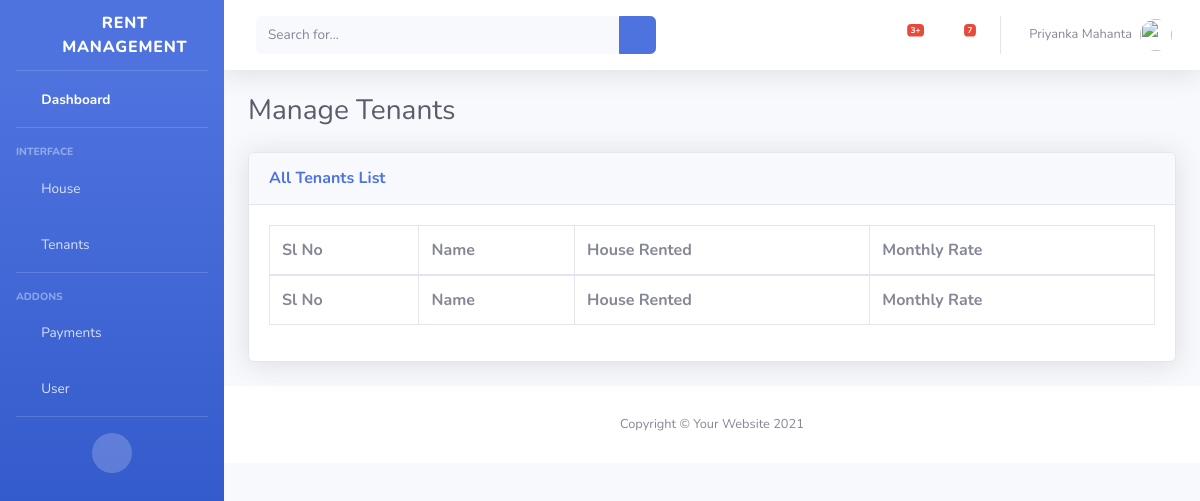
/manage_tenants/, run on an earlier commit of the app's database.
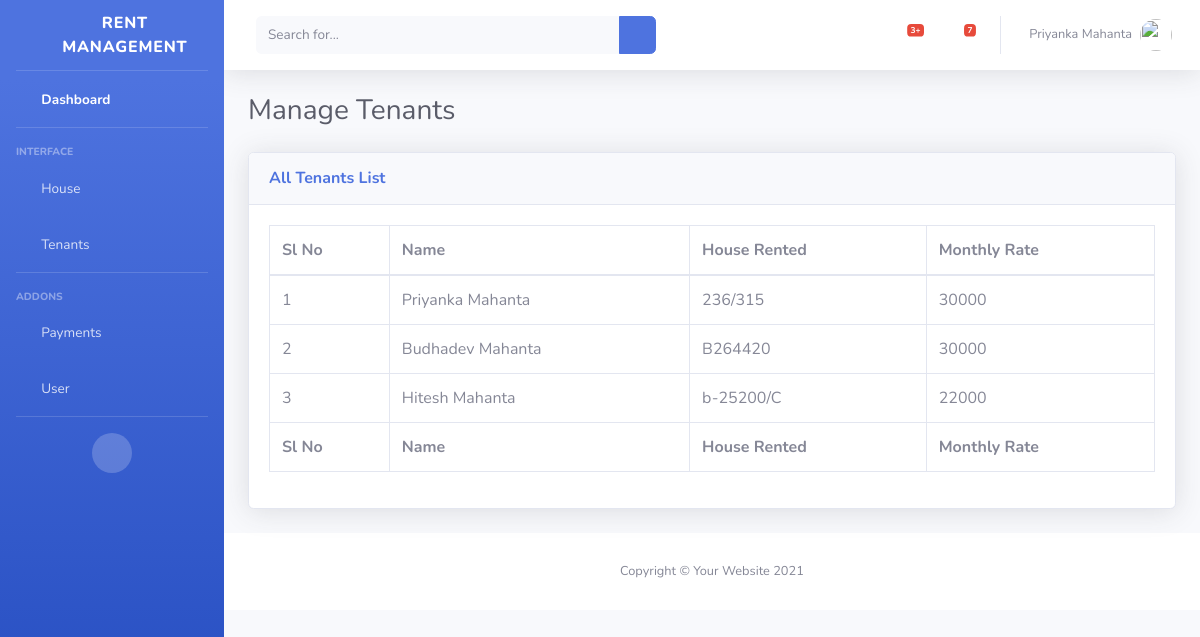
And on a later commit of the database.
### rent_management/models.py (models this page shows, shortened)
class Tenants(models.Model):
    name = models.ForeignKey(User, on_delete=models.CASCADE)
    member = models.IntegerField(default=1)
    rented_house = models.ForeignKey(House, on_delete=models.CASCADE)
    created_on = models.DateTimeField(auto_now_add=True)

class User(models.Model):
    GENDER = (
        ('M', 'Male'),
        ('F', 'Female'),
        ('O', 'Other'),
    )
    name = models.CharField(max_length=150)
    age = models.IntegerField(default=0)
    sex = models.CharField(max_length=20, choices=GENDER, default='M')
    aadhaar_number = models.CharField(max_length=50, default='')
    mobile_number = models.CharField(max_length=13, default='Not Given', null=True)
    email_id = models.CharField(max_length=100, default='')
    alternative_number = models.CharField(max_length=15, default='')
    address = models.TextField(default='')
    user_type = models.ForeignKey(UserType, on_delete=models.CASCADE)
    created_on = models.DateTimeField(auto_now_add=True)
    def __str__(self):
        return self.name

class House(models.Model):
    number = models.CharField(max_length=20)
    name = models.CharField(max_length=20, default='')
    type = models.ForeignKey(HouseType, on_delete=models.CASCADE)
    address = models.TextField(default='')
    rent = models.CharField(max_length=20, default=0)
    created_on = models.DateTimeField(auto_now_add=True)

### rent_management/views/tenants.py (the view)
# urls.py: path("manage_tenants/", views.manage_tenants, name="menge_tenants"),
def manage_tenants(request):
    tenants_list = Tenants.objects.all()
    context = {
        'tenants_lists_details': tenants_list,
    }
    return render(request, "rent/tenants/manage_tenants.html", context)

### rent_management/templates/rent/tenants/manage_tenants.html
{% extends "rent/base/base.html" %}
{% block content %}
<div class="container-fluid">
    <h1 class="h3 mb-4 text-gray-800">Manage Tenants</h1>
    <div class="card shadow mb-4">
        <div class="card-header py-3">
            <h6 class="m-0 font-weight-bold text-primary">All Tenants List</h6>
        </div>
        <div class="card-body">
            <div class="table-responsive">
                <table class="table table-bordered" id="dataTable" width="100%" cellspacing="0">
                    <thead>
                        <tr>
                            <th>Sl No</th>
                            <th>Name</th>
                            <th>House Rented</th>
                            <th>Monthly Rate</th>
                        </tr>
                    </thead>
                    <tfoot>
                        <tr>
                            <th>Sl No</th>
                            <th>Name</th>
                            <th>House Rented</th>
                            <th>Monthly Rate</th>
                        </tr>
                    </tfoot>
                    <tbody>
                    {% for i in tenants_lists_details %}
                        <tr>
                            <td>{{forloop.counter}}</td>
                            <td>{{i.name}}</td>
                            <td>{{i.rented_house.number}}</td>
                            <td>{{i.rented_house.rent}}</td>
                        </tr>
                    {% endfor %}
                    </tbody>
                </table>
            </div>
        </div>
    </div>
</div>
{% endblock %}

What changed in the data, as far as the page shows it:
added Tenants: name "Priyanka Mahanta", rented_house.number "236/315", rented_house.rent "30000"
added Tenants: name "Budhadev Mahanta", rented_house.number "B264420", rented_house.rent "30000"
added Tenants: name "Hitesh Mahanta", rented_house.number "b-25200/C", rented_house.rent "22000"
